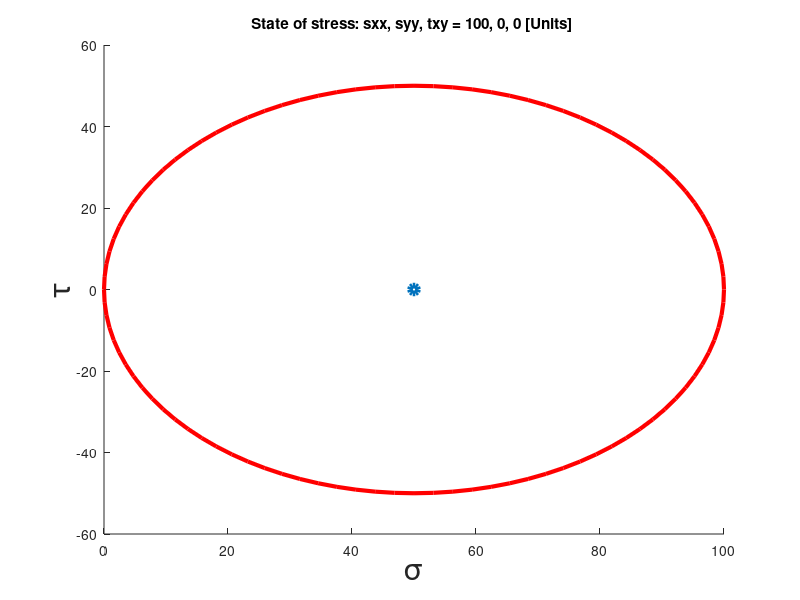

The MATLAB script that drew this image: (Note: this script raises an error after producing the figure.)
%'''''''''''''''''''''''''''''''''''''''''''''''''''''''''''''''''''''''''%
%
% In this MATLAB code, the three principal stress values and the ABSOLUTE
% MAXIMUM SHEAR STRESS (vs the in-plane maximum shear stress) is
% investigated for 2-D state of stress.
%
% Aneet Narendranath, PhD
%
% 23-April-2018
%
%'''''''''''''''''''''''''''''''''''''''''''''''''''''''''''''''''''''''''%
%% State of stress
clear; %Clearing of all variables in Workspace.  This obliterates any 
       %results you have saved in the Workspace
close all; %Closes all open figure windows
clc; %Clears console screen
%% Original state of stress, (sxx, txy, syy)
%prompt=input('Mohr stress circle(1) or strain circle(2)? This value decides the axis labels... ')
prompt = 1; %prompt=1: stress circle, prompt=2: strain circle
sxx = 100; %sigma_xx
syy = 0; %sigma_yy
txy = 0; %tau_xy
x = [sxx; -txy]; %Point X on the Mohr's circle
y = [syy; txy]; %Point Y on the Mohr's circle
t = 0; %Angle through which original state of stress is rotated
         %in degree. Negative=clockws, positive=counterc/w
         % MATLAB needs angles in radian.  This can be circumvented by
         % using sind() or cosd()....
% twoTheta=deg2rad(2*t);
twoTheta = 2*t; %degree
th = 0:pi/50:2*pi;
r=sqrt((0.5*(sxx-syy))^2 + txy^2); %Radius of Mohr's circle
%Average value of stress OR center of circle
x_cen=0.5*(sxx + syy); %X coordinate of circle center
y_cen=0.; %Y coordinate of circle center
s_ave = x_cen; %The sigma_ave = 'X coordinate or circle center'

s_1 = s_ave+r; %principal stress
s_2 = s_ave-r; %principal stress

%% Mohrs circle with original state of stress
xunit = r * cos(th) + x_cen;
yunit = r * sin(th) + y_cen;
hold on;
plot(xunit, yunit, 'r', 'Linewidth', 3);
scatter(x_cen, y_cen, 'rx' , 'Linewidth', 4);
%Labeling and font
if(prompt==1)
   xlabel('\sigma','FontSize',22)
   ylabel('\tau','FontSize',22)
   title('State of stress: {sxx, syy, txy} = {100, 0, 0} [Units] ')
else
   xlabel('\epsilon','FontSize',22)
   ylabel('0.5\gamma','FontSize',22)
   title('State of strain: ')
end
ax = gca; %gets current axis 'handle' for further processing or beautification
ax.XAxisLocation = 'origin'; %Axis origin location
ax.YAxisLocation = 'origin'; %Axis origin location
set(gca, 'FontSize', 16) 

%Plotting the original plane of stress on the circle by joining points X
%and Y as previously calculated
scatter(x(1), x(2), 'rx', 'Linewidth', 2)
scatter(y(1), y(2), 'rx', 'Linewidth', 2)
line([x(1), y(1)],[x(2), y(2)],'LineWidth',2.5,...
   'Color',[1,0,0],'LineStyle','-')

% line([-1.15*min(s_1,s_2), 1.05*max(s_1,s_2)],[0,0],'LineStyle','-','LineWidth',0.2)

% axis([-2*max(s_1,s_2) 2*max(s_1,s_2) -1.25*max(s_1,s_2) 1.25*max(s_1,s_2)]) %Sets axis limits to improve aesthetics of figure.
pbaspect([1 1.25 1])
hold on;

%% Rotation of original state of stress through theta (twoTheta in "Mohr's circle world").
x_prime_x = (x(1)-x_cen)*cosd(twoTheta) - (x(2) - y_cen)*sind(twoTheta) + x_cen;
x_prime_y = (x(1)-x_cen)*sind(twoTheta) + (x(2) - y_cen)*cosd(twoTheta) + y_cen;

y_prime_x = (y(1)-x_cen)*cosd(twoTheta) - (y(2) - y_cen)*sind(twoTheta) + x_cen;
y_prime_y = (y(1)-x_cen)*sind(twoTheta) + (y(2) - y_cen)*cosd(twoTheta) + y_cen;

hold on;
scatter(x_prime_x, x_prime_y, 'r*')
scatter(y_prime_x, y_prime_y, 'r*')

line([x_prime_x, y_prime_x],[x_prime_y, y_prime_y],'LineWidth',2,...
   'Color',[1,0,0],'LineStyle','--')

%% Second circle
% For a plane stress proble (2-D shape or thin shape, where the third
% dimension may be ignored, the third principal stress is treated as being
% 0.  Another way of achieving this is by actually calculating the
% principal stress values on each face of a stress element, at the point of
% interest.  
% Then arranging the principal stress values calculated from small to
% large reveals that s_1 is the 'Max' value, s_3 is the 'Min' value (zero
% for 2-D shapes) while s_3 is the 'Median' value of this ascending order
% arrangement.
%
s_3 = 0;
x_cen = 0.5*(s_2 - s_3);
y_cen=0.;
r=abs(0.5*(s_2-s_3)); %Radius of second circle
%Creating the circle
xunit = r * cos(th) + x_cen;
yunit = r * sin(th) + y_cen;
hold on;
plot(xunit, yunit, 'b', 'Linewidth', 2.5);
scatter(x_cen, y_cen, 'bx' , 'Linewidth', 4);
%Labeling and font
% if(prompt==1)
%    xlabel('\sigma','FontSize',22)
%    ylabel('\tau','FontSize',22)
% else
%    xlabel('\epsilon','FontSize',22)
%    ylabel('0.5\gamma','FontSize',22)
% end
ax = gca;
ax.XAxisLocation = 'origin';
ax.YAxisLocation = 'origin';
set(gca, 'FontSize', 16)

%% Third circle for MAX SHEAR STRESS
% The third circle is ONLY constructed if s_2 > 0.  
hold on;
if(s_2>0)
    x_cen = 0.5*(s_1 - s_3);
    y_cen=0.;
    r=abs(0.5*(s_1-s_3)); %Radius of second circle
    %Creating the circle
    xunit = r * cos(th) + x_cen;
    yunit = r * sin(th) + y_cen;
    hold on;
    plot(xunit, yunit, 'k', 'Linewidth', 2.5);
    scatter(x_cen, y_cen, 'kx' , 'Linewidth', 4);
    %Labeling and font
    % if(prompt==1)
    %    xlabel('\sigma','FontSize',22)
    %    ylabel('\tau','FontSize',22)
    % else
    %    xlabel('\epsilon','FontSize',22)
    %    ylabel('0.5\gamma','FontSize',22)
    % end
    ax = gca;
    ax.XAxisLocation = 'origin';
    ax.YAxisLocation = 'origin';
    set(gca, 'FontSize', 16)
    
    %Plotting the original plane of stress on the circle
    scatter(x(1), x(2), 'rx', 'Linewidth', 2)
    scatter(y(1), y(2), 'rx', 'Linewidth', 2)
    % line([x(1), y(1)],[x(2), y(2)],'LineWidth',2.5,...
    %    'Color',[0,0,1],'LineStyle','-')
    
    % line([-1.15*min(s_1,s_2), 1.05*max(s_1,s_2)],[0,0],'LineStyle','-','LineWidth',0.2)
    axis([-1.1*s_1 1.1*s_1 -1.1*r 1.1*r])
    
    line([x_cen, x_cen], [-r, r],'LineWidth',2.5,...
        'Color',[0,0,0],'LineStyle','-.')
    pbaspect([2 1 1])
end



%% Saving plot as pdf
h=gcf;
set(h,'PaperPositionMode','auto');         
set(h,'PaperOrientation','landscape');
print('mohr3d_s_2_eq_0','-dpdf','-fillpage')



%eof